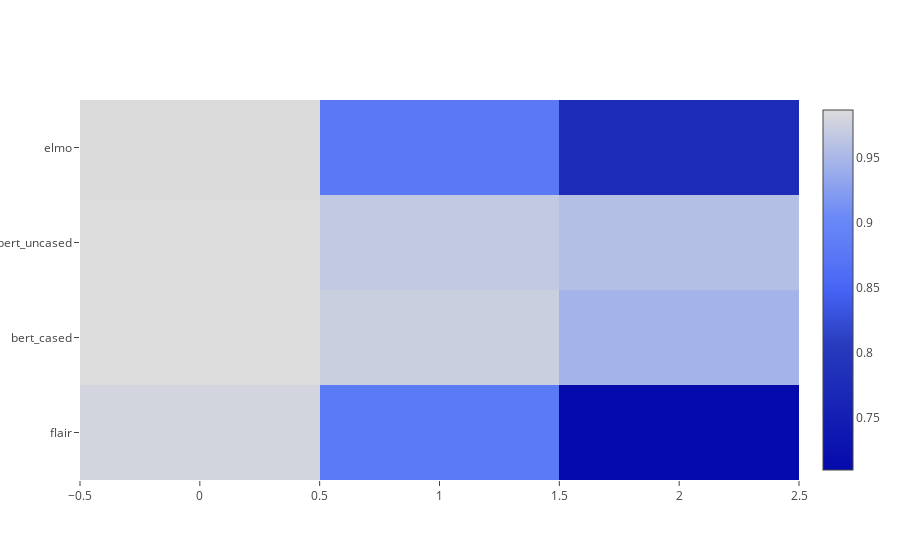
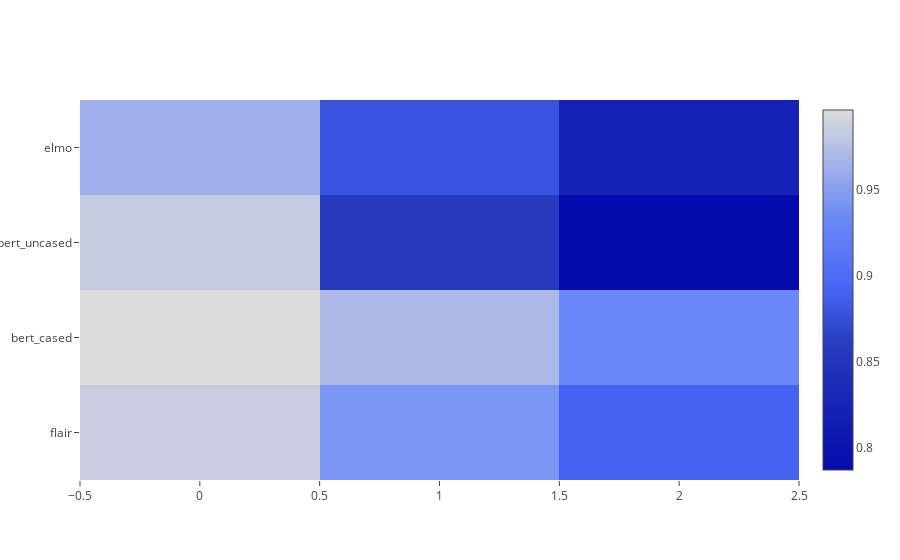
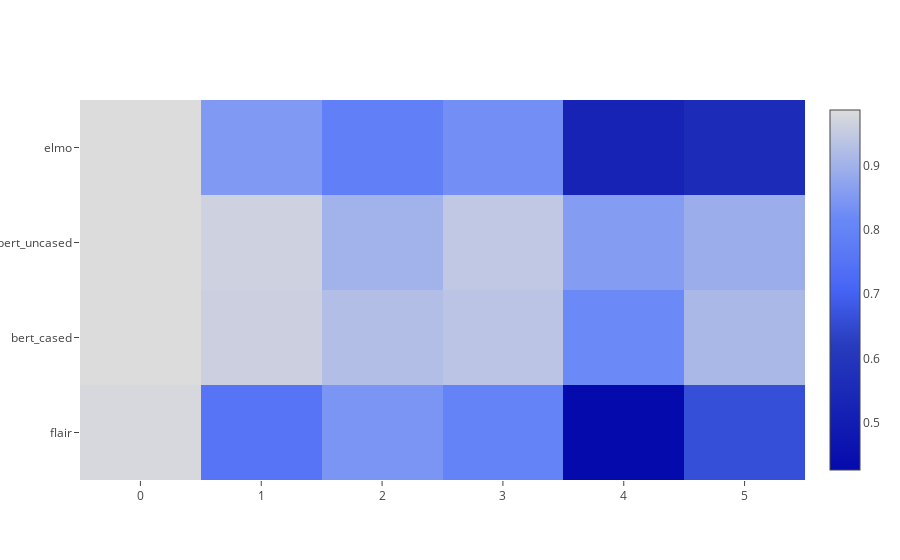
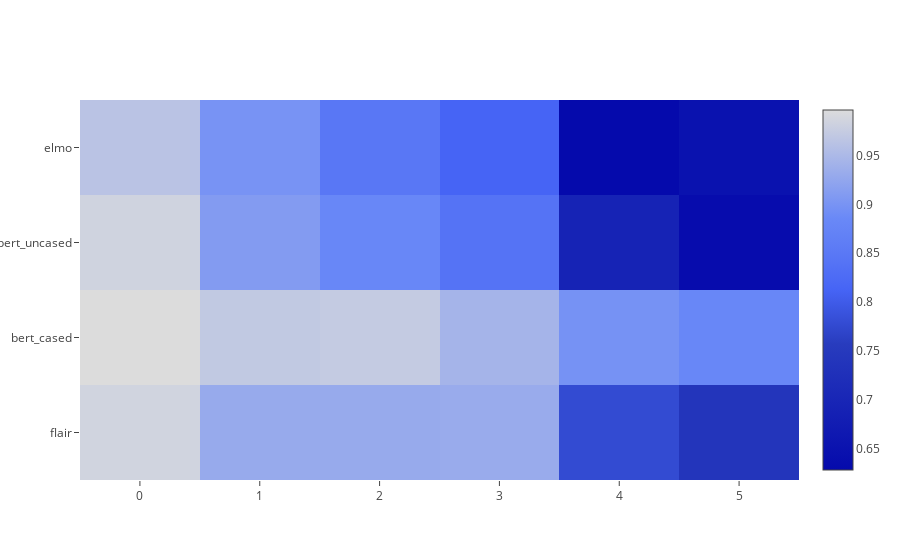

Write notebook code for charts like these, in order.
### Code cell
for i in range(min(len(sent_eu), len(sent_en))):
    
    print(f"\nSentence #{i}")
    print("Basque")
    plot_similarities(sent_eu, similarities_all_eu, scores_all_eu)
    print("English")
    plot_similarities(sent_en, similarities_all_en, scores_all_en)

### Figure 1 — Plotly figure (JSON) as saved in the notebook; plotly's stock layout.template omitted (floating-point values rounded to 4 significant figures)
{"data": [{"colorscale": "Blues", "type": "heatmap", "uid": "a21dff0d-4830-4571-851f-0c81061ddb0c", "y": ["flair", "bert_cased", "bert_uncased", "elmo"], "z": [[0.9796, 0.8786, 0.7096], [0.9869, 0.9737, 0.9458], [0.987, 0.9681, 0.9579], [0.9864, 0.8773, 0.7738]]}], "layout": {}}

### Figure 2 — Plotly figure (JSON) as saved in the notebook; plotly's stock layout.template omitted (floating-point values rounded to 4 significant figures)
{"data": [{"colorscale": "Blues", "type": "heatmap", "uid": "f6a80f6e-f73e-403f-8724-15c93534ca74", "y": ["flair", "bert_cased", "bert_uncased", "elmo"], "z": [[0.9852, 0.9427, 0.8903], [0.9965, 0.9698, 0.9317], [0.984, 0.8576, 0.7869], [0.9635, 0.8777, 0.8225]]}], "layout": {}}

### Figure 3 — Plotly figure (JSON) as saved in the notebook; plotly's stock layout.template omitted (floating-point values rounded to 4 significant figures)
{"data": [{"colorscale": "Blues", "type": "heatmap", "uid": "eda2fc2f-c21f-4063-ad03-9dfd66a92489", "y": ["flair", "bert_cased", "bert_uncased", "elmo"], "z": [[0.9796, 0.7504, 0.843, 0.7973, 0.426, 0.6617], [0.9869, 0.9613, 0.9269, 0.9383, 0.8215, 0.9131], [0.987, 0.9657, 0.902, 0.9464, 0.8578, 0.8922], [0.9864, 0.8515, 0.7864, 0.8315, 0.5234, 0.5581]]}], "layout": {}}

### Figure 4 — Plotly figure (JSON) as saved in the notebook; plotly's stock layout.template omitted (floating-point values rounded to 4 significant figures)
{"data": [{"colorscale": "Blues", "type": "heatmap", "uid": "18554118-1d5b-4ce5-979f-a4276c1e4ecd", "y": ["flair", "bert_cased", "bert_uncased", "elmo"], "z": [[0.9852, 0.9295, 0.9297, 0.9317, 0.7775, 0.738], [0.9965, 0.9707, 0.9736, 0.9433, 0.8978, 0.8808], [0.984, 0.9105, 0.8806, 0.8406, 0.6924, 0.6339], [0.9634, 0.8994, 0.8481, 0.8121, 0.6282, 0.6481]]}], "layout": {}}
